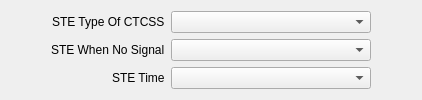
     <widget class="QWidget" name="tab_3">
      <attribute name="title">
       <string>STE</string>
      </attribute>
      <layout class="QHBoxLayout" name="horizontalLayout_11">
       <item>
        <spacer name="horizontalSpacer_12">
         <property name="orientation">
          <enum>Qt::Orientation::Horizontal</enum>
         </property>
         <property name="sizeHint" stdset="0">
          <size>
           <width>40</width>
           <height>20</height>
          </size>
         </property>
        </spacer>
       </item>
       <item>
        <layout class="QFormLayout" name="formLayout_8">
         <property name="labelAlignment">
          <set>Qt::AlignmentFlag::AlignRight|Qt::AlignmentFlag::AlignTrailing|Qt::AlignmentFlag::AlignVCenter</set>
         </property>
         <item row="0" column="0">
          <widget class="QLabel" name="label_60">
           <property name="text">
            <string>STE Type Of CTCSS</string>
           </property>
          </widget>
         </item>
         <item row="1" column="0">
          <widget class="QLabel" name="label_61">
           <property name="text">
            <string>STE When No Signal</string>
           </property>
          </widget>
         </item>
         <item row="2" column="0">
          <widget class="QLabel" name="label_62">
           <property name="text">
            <string>STE Time</string>
           </property>
          </widget>
         </item>
         <item row="0" column="1">
          <widget class="QComboBox" name="steCtcssTypeCmbx">
           <property name="minimumSize">
            <size>
             <width>200</width>
             <height>0</height>
            </size>
           </property>
          </widget>
         </item>
         <item row="1" column="1">
          <widget class="QComboBox" name="steNoSignalCmbx"/>
         </item>
         <item row="2" column="1">
          <widget class="QComboBox" name="steTimeCmbx"/>
         </item>
        </layout>
       </item>
       <item>
        <spacer name="horizontalSpacer_13">
         <property name="orientation">
          <enum>Qt::Orientation::Horizontal</enum>
         </property>
         <property name="sizeHint" stdset="0">
          <size>
           <width>40</width>
           <height>20</height>
          </size>
         </property>
        </spacer>
       </item>
      </layout>
     </widget>
